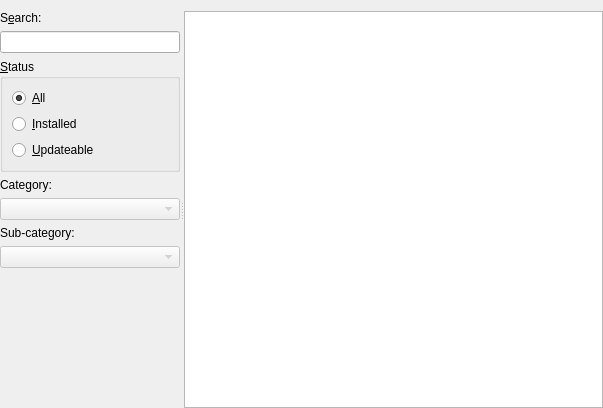
<?xml version="1.0" encoding="UTF-8"?>
<ui version="4.0">
 <class>MainFrame</class>
 <widget class="QFrame" name="MainFrame">
  <property name="geometry">
   <rect>
    <x>0</x>
    <y>0</y>
    <width>603</width>
    <height>408</height>
   </rect>
  </property>
  <property name="windowTitle">
   <string>Frame</string>
  </property>
  <property name="frameShape">
   <enum>QFrame::NoFrame</enum>
  </property>
  <property name="frameShadow">
   <enum>QFrame::Plain</enum>
  </property>
  <property name="lineWidth">
   <number>0</number>
  </property>
  <layout class="QVBoxLayout" name="verticalLayout">
   <property name="leftMargin">
    <number>0</number>
   </property>
   <property name="topMargin">
    <number>11</number>
   </property>
   <property name="rightMargin">
    <number>0</number>
   </property>
   <property name="bottomMargin">
    <number>0</number>
   </property>
   <item>
    <widget class="QSplitter" name="splitter">
     <property name="sizePolicy">
      <sizepolicy hsizetype="Expanding" vsizetype="Expanding">
       <horstretch>1</horstretch>
       <verstretch>1</verstretch>
      </sizepolicy>
     </property>
     <property name="minimumSize">
      <size>
       <width>583</width>
       <height>0</height>
      </size>
     </property>
     <property name="autoFillBackground">
      <bool>false</bool>
     </property>
     <property name="orientation">
      <enum>Qt::Horizontal</enum>
     </property>
     <widget class="QWidget" name="layoutWidget">
      <layout class="QVBoxLayout" name="verticalLayout_3">
       <item>
        <widget class="QLabel" name="label_3">
         <property name="text">
          <string>S&amp;earch:</string>
         </property>
         <property name="buddy">
          <cstring>lineEditText</cstring>
         </property>
        </widget>
       </item>
       <item>
        <widget class="QLineEdit" name="lineEditText">
         <property name="minimumSize">
          <size>
           <width>180</width>
           <height>0</height>
          </size>
         </property>
         <property name="baseSize">
          <size>
           <width>0</width>
           <height>0</height>
          </size>
         </property>
         <property name="toolTip">
          <string>&lt;!DOCTYPE HTML PUBLIC &quot;-//W3C//DTD HTML 4.0//EN&quot; &quot;http://www.w3.org/TR/REC-html40/strict.dtd&quot;&gt;
&lt;html&gt;&lt;head&gt;&lt;meta name=&quot;qrichtext&quot; content=&quot;1&quot; /&gt;&lt;style type=&quot;text/css&quot;&gt;
p, li { white-space: pre-wrap; }
&lt;/style&gt;&lt;/head&gt;&lt;body style=&quot; font-family:'MS Shell Dlg 2'; font-size:8pt; font-weight:400; font-style:normal;&quot;&gt;
&lt;p style=&quot; margin-top:0px; margin-bottom:0px; margin-left:0px; margin-right:0px; -qt-block-indent:0; text-indent:0px;&quot;&gt;Enter here your search text. You can enter multiple words if a package should contain all of them. The words prefixed with a minus act as negative filters. The search is case insensitive. No special characters are filtered out.&lt;/p&gt;&lt;/body&gt;&lt;/html&gt;</string>
         </property>
         <property name="clearButtonEnabled">
          <bool>true</bool>
         </property>
        </widget>
       </item>
       <item>
        <widget class="QGroupBox" name="groupBox">
         <property name="title">
          <string>&amp;Status</string>
         </property>
         <property name="flat">
          <bool>true</bool>
         </property>
         <property name="checkable">
          <bool>false</bool>
         </property>
         <layout class="QVBoxLayout" name="verticalLayout_2">
          <item>
           <widget class="QRadioButton" name="radioButtonAll">
            <property name="toolTip">
             <string>show all packages</string>
            </property>
            <property name="text">
             <string>&amp;All</string>
            </property>
            <property name="checked">
             <bool>true</bool>
            </property>
           </widget>
          </item>
          <item>
           <widget class="QRadioButton" name="radioButtonInstalled">
            <property name="toolTip">
             <string>show only packages with at least one version installed</string>
            </property>
            <property name="text">
             <string>&amp;Installed</string>
            </property>
           </widget>
          </item>
          <item>
           <widget class="QRadioButton" name="radioButtonUpdateable">
            <property name="toolTip">
             <string>show only packages where the newest available version can be updated</string>
            </property>
            <property name="text">
             <string>&amp;Updateable</string>
            </property>
           </widget>
          </item>
         </layout>
        </widget>
       </item>
       <item>
        <widget class="QLabel" name="label">
         <property name="text">
          <string>Category:</string>
         </property>
         <property name="buddy">
          <cstring>comboBoxCategory0</cstring>
         </property>
        </widget>
       </item>
       <item>
        <widget class="QComboBox" name="comboBoxCategory0">
         <property name="enabled">
          <bool>false</bool>
         </property>
         <property name="toolTip">
          <string>package category filter</string>
         </property>
        </widget>
       </item>
       <item>
        <widget class="QLabel" name="label_2">
         <property name="text">
          <string>Sub-category:</string>
         </property>
         <property name="buddy">
          <cstring>comboBoxCategory1</cstring>
         </property>
        </widget>
       </item>
       <item>
        <widget class="QComboBox" name="comboBoxCategory1">
         <property name="enabled">
          <bool>false</bool>
         </property>
         <property name="toolTip">
          <string>package sub-category filter</string>
         </property>
        </widget>
       </item>
       <item>
        <widget class="QLabel" name="labelDuration">
         <property name="text">
          <string/>
         </property>
        </widget>
       </item>
       <item>
        <spacer name="verticalSpacer">
         <property name="orientation">
          <enum>Qt::Vertical</enum>
         </property>
         <property name="sizeHint" stdset="0">
          <size>
           <width>20</width>
           <height>40</height>
          </size>
         </property>
        </spacer>
       </item>
      </layout>
     </widget>
     <widget class="QTableView" name="tableWidget">
      <property name="enabled">
       <bool>true</bool>
      </property>
      <property name="sizePolicy">
       <sizepolicy hsizetype="Expanding" vsizetype="Expanding">
        <horstretch>1</horstretch>
        <verstretch>0</verstretch>
       </sizepolicy>
      </property>
      <property name="mouseTracking">
       <bool>true</bool>
      </property>
      <property name="contextMenuPolicy">
       <enum>Qt::ActionsContextMenu</enum>
      </property>
      <property name="frameShape">
       <enum>QFrame::StyledPanel</enum>
      </property>
      <property name="tabKeyNavigation">
       <bool>false</bool>
      </property>
      <property name="alternatingRowColors">
       <bool>false</bool>
      </property>
      <property name="selectionMode">
       <enum>QAbstractItemView::ExtendedSelection</enum>
      </property>
      <property name="selectionBehavior">
       <enum>QAbstractItemView::SelectRows</enum>
      </property>
      <property name="gridStyle">
       <enum>Qt::SolidLine</enum>
      </property>
      <property name="sortingEnabled">
       <bool>true</bool>
      </property>
     </widget>
    </widget>
   </item>
  </layout>
 </widget>
 <tabstops>
  <tabstop>lineEditText</tabstop>
  <tabstop>radioButtonAll</tabstop>
  <tabstop>radioButtonInstalled</tabstop>
  <tabstop>radioButtonUpdateable</tabstop>
  <tabstop>comboBoxCategory0</tabstop>
  <tabstop>comboBoxCategory1</tabstop>
  <tabstop>tableWidget</tabstop>
 </tabstops>
 <resources/>
 <connections/>
</ui>
